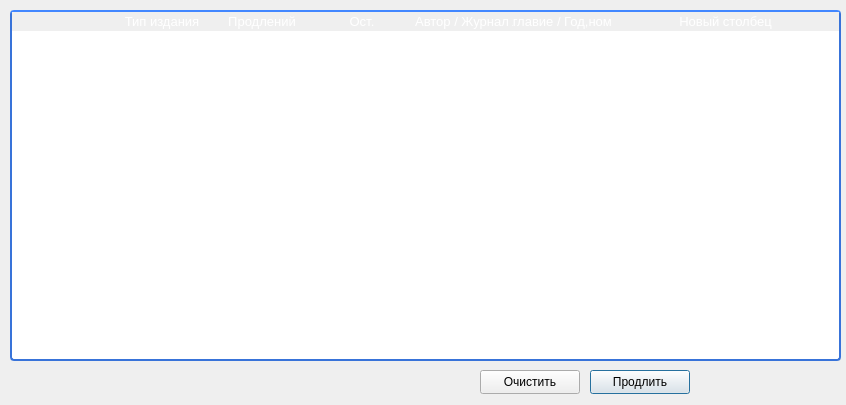
<?xml version="1.0" encoding="UTF-8"?>
<ui version="4.0">
 <class>form_Prolong</class>
 <widget class="QDialog" name="form_Prolong">
  <property name="geometry">
   <rect>
    <x>0</x>
    <y>0</y>
    <width>846</width>
    <height>405</height>
   </rect>
  </property>
  <property name="windowTitle">
   <string>Продление</string>
  </property>
  <widget class="QPushButton" name="pbProlong">
   <property name="geometry">
    <rect>
     <x>590</x>
     <y>370</y>
     <width>100</width>
     <height>24</height>
    </rect>
   </property>
   <property name="text">
    <string>Продлить</string>
   </property>
  </widget>
  <widget class="QPushButton" name="pbClearChoise">
   <property name="geometry">
    <rect>
     <x>480</x>
     <y>370</y>
     <width>100</width>
     <height>24</height>
    </rect>
   </property>
   <property name="text">
    <string>Очистить</string>
   </property>
  </widget>
  <widget class="QTableWidget" name="twProlong">
   <property name="geometry">
    <rect>
     <x>10</x>
     <y>10</y>
     <width>831</width>
     <height>351</height>
    </rect>
   </property>
   <property name="layoutDirection">
    <enum>Qt::LeftToRight</enum>
   </property>
   <property name="styleSheet">
    <string notr="true">QHeaderView {
    background-color: #fff;
    font-size:13px;
}
QHeaderView::section:horizontal {
    color: #fff;
    border-style: solid;
    background-color: qlineargradient( x1: 0, y1: 0, x2: 0, y2: 1,
                                        stop: 0 #4287ff, stop: 1 #356ccc);
 }
QTableView {
    border: 2px solid #3873d9;
    border-top-color: #4287ff;
    border-radius: 4px;
    background-color: #fff;
    gridline-color: #777;
    selection-background-color: #ccdfff;
    color:#333;
    font-size:12px;
 }

QScrollBar:vertical {
     background: #e4e4e4;
     border-top-right-radius: 4px;
     border-bottom-right-radius: 4px;
     width: 12px;
     margin: 0px;
 }
 QScrollBar::handle:vertical {
    background-color: qlineargradient( x1: 0, y1: 0, x2: 1, y2: 0,
                                    stop: 0 #4287ff, stop: 1 #356ccc);
     border-radius: 4px;
     min-height: 20px;
     margin: 0px 2px 0px 2px;
 }
 QScrollBar::add-line:vertical {
     background: none;
     height: 0px;
     subcontrol-position: right;
     subcontrol-origin: margin;
 }
 QScrollBar::sub-line:vertical {
     background: none;
     height: 0px;
     subcontrol-position: left;
     subcontrol-origin: margin;
 }</string>
   </property>
   <property name="editTriggers">
    <set>QAbstractItemView::NoEditTriggers</set>
   </property>
   <property name="showDropIndicator" stdset="0">
    <bool>false</bool>
   </property>
   <property name="dragDropOverwriteMode">
    <bool>false</bool>
   </property>
   <property name="alternatingRowColors">
    <bool>true</bool>
   </property>
   <property name="selectionMode">
    <enum>QAbstractItemView::NoSelection</enum>
   </property>
   <property name="sortingEnabled">
    <bool>true</bool>
   </property>
   <property name="wordWrap">
    <bool>false</bool>
   </property>
   <attribute name="horizontalHeaderStretchLastSection">
    <bool>true</bool>
   </attribute>
   <column>
    <property name="text">
     <string/>
    </property>
   </column>
   <column>
    <property name="text">
     <string>Тип издания</string>
    </property>
   </column>
   <column>
    <property name="text">
     <string>Продлений</string>
    </property>
   </column>
   <column>
    <property name="text">
     <string>Ост.</string>
    </property>
   </column>
   <column>
    <property name="text">
     <string>Автор / Журнал</string>
    </property>
   </column>
   <column>
    <property name="text">
     <string>Заглавие / Год,номер</string>
    </property>
   </column>
   <column>
    <property name="text">
     <string>Новый столбец</string>
    </property>
   </column>
  </widget>
 </widget>
 <resources/>
 <connections/>
</ui>
